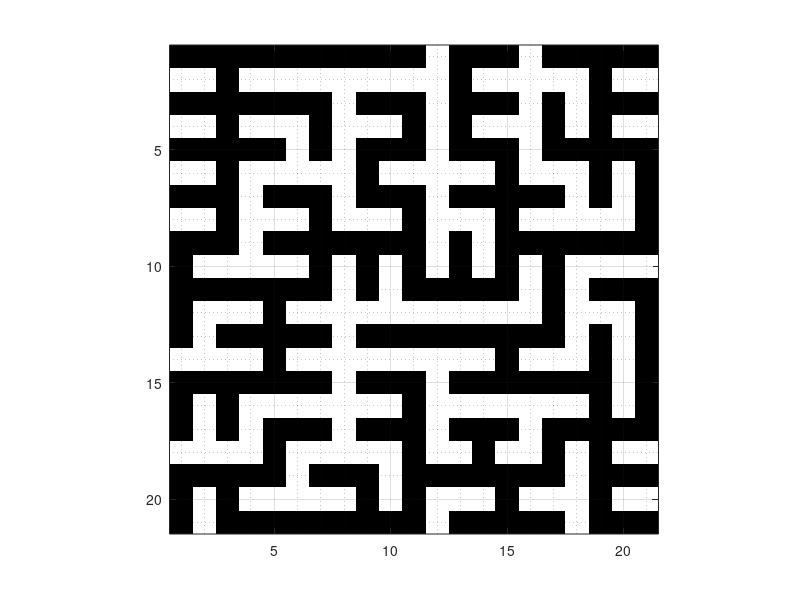

Source code (MATLAB):
clc; clear;

x = 21; y = 21;

% Creating a maze of zero's
maze = zeros(int32(441/x),int32(441/y));    % rows=21 and col=21

%% Common list
x1={1,2,3,4,5,6,7,8,9,10,11,12,13,14,15,16,17,18,19,20,21};
x2={1,2,3,4,5,6,7,8,9,10,11,12,13,14,15,16,17,18,19,20,21};


%% Obstacle ROW 1
maze(1,12)=1;
maze(1,16)=1;

%% Obstacle ROW 2
for i=1:numel(x1)
    if i~=3 && i~=13 && i~=19
        maze(2,x1{i})=1;
    end
end

%% Obstacle ROW 3
maze(3,8)=1;
maze(3,12)=1;
maze(3,16)=1;
maze(3,18)=1;

%% Obstacle ROW 4
% path allow = 3 7 11 13 17 19

for i=1:numel(x1)
    if i==3 || i==7 || i==11 || i==13 || i==17 || i==19
        maze(4,x1{i})=0;
    else
        maze(4,x1{i})=1;
    end
end

%% Obstacle ROW 5
% 6 8 12 16
maze(5,6)=1;
maze(5,8)=1;
maze(5,12)=1;
maze(5,16)=1;

%% Obstacle ROW 6
% path allow = 3 9 15 19 21
for i=1:numel(x1)
    if i==3 || i==9 || i==15 || i==19 || i==21 
        maze(6,x1{i})=0;
    else
        maze(6,x1{i})=1;
    end
end

%% Obstacle ROW 7
% 4 8 12 18 20
maze(7,4)=1;
maze(7,8)=1;
maze(7,12)=1;
maze(7,18)=1;
maze(7,20)=1;

%% Obstacle ROW 8
% path allow = 3 7 11 15 21
for i=1:numel(x1)
    if i==3 || i==7 || i==11 || i==15 || i==21 
        maze(8,x1{i})=0;
    else
        maze(8,x1{i})=1;
    end
end

%% Obstacle ROW 9
% 4 12 14
maze(9,4)=1;
maze(9,12)=1;
maze(9,14)=1;

%% Obstacle ROW 10
% path allow = 1 7 9 11 13 15 17
for i=1:numel(x1)
    if i==1 || i==7 || i==9 || i==11 || i==13 || i==15 || i==17 
        maze(10,x1{i})=0;
    else
        maze(10,x1{i})=1;
    end
end

%% Obstacle ROW 11
% 8 10 16 18 
maze(11,8)=1;
maze(11,10)=1;
maze(11,16)=1;
maze(11,18)=1;

%% Obstacle ROW 12
% path allow = 1 5 17 21
for i=1:numel(x1)
    if i==1 || i==5 || i==17 || i==21 
        maze(12,x1{i})=0;
    else
        maze(12,x1{i})=1;
    end
end

%% Obstacle ROW 13
% 2 8 18 20
maze(13,2)=1;
maze(13,8)=1;
maze(13,18)=1;
maze(13,20)=1;

%% Obstacle ROW 14
% path allow = 5 15 19 21
for i=1:numel(x1)
    if i==5 || i==15 || i==19 || i==21 
        maze(14,x1{i})=0;
    else
        maze(14,x1{i})=1;
    end
end

%% Obstacle ROW 15
% 8 12 20
maze(15,8)=1;
maze(15,12)=1;
maze(15,20)=1;

%% Obstacle ROW 16
% path allow = 1 3 11 19 21
for i=1:numel(x1)
    if i==1 || i==3 || i==11 || i==19 || i==21 
        maze(16,x1{i})=0;
    else
        maze(16,x1{i})=1;
    end
end

%% Obstacle ROW 17
% 2 4 8 12 16  
maze(17,2)=1;
maze(17,4)=1;
maze(17,8)=1;
maze(17,12)=1;
maze(17,16)=1;

%% Obstacle ROW 18
% path allow = 5 11 14 17 19  
for i=1:numel(x1)
    if i==5 || i==11 || i==14 || i==17 || i==19 
        maze(18,x1{i})=0;
    else
        maze(18,x1{i})=1;
    end
end

%% Obstacle ROW 19
% 6 10 18
maze(19,6)=1;
maze(19,10)=1;
maze(19,18)=1;

%% Obstacle ROW 20
% path allow = 1 3 9 11 15 19
for i=1:numel(x1)
    if i==1 || i==3 || i==9 || i==11 || i==15 || i==19 
        maze(20,x1{i})=0;
    else
        maze(20,x1{i})=1;
    end
end

%% Obstacle ROW 21
% 2 12 18
maze(21,2)=1;
maze(21,12)=1;
maze(21,18)=1;

%% Display
maze
save custom_maze
imshow(maze)
axis on
grid on
grid minor

